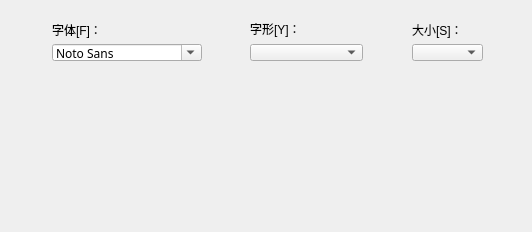
<?xml version="1.0" encoding="UTF-8"?>
<ui version="4.0">
 <class>FontSet</class>
 <widget class="QWidget" name="FontSet">
  <property name="geometry">
   <rect>
    <x>0</x>
    <y>0</y>
    <width>532</width>
    <height>232</height>
   </rect>
  </property>
  <property name="windowTitle">
   <string>Form</string>
  </property>
  <widget class="QWidget" name="">
   <property name="geometry">
    <rect>
     <x>52</x>
     <y>21</y>
     <width>152</width>
     <height>40</height>
    </rect>
   </property>
   <layout class="QVBoxLayout" name="verticalLayout_3">
    <item>
     <widget class="QLabel" name="label">
      <property name="text">
       <string>字体[F]：</string>
      </property>
     </widget>
    </item>
    <item>
     <widget class="QFontComboBox" name="fontComboBox">
      <property name="maximumSize">
       <size>
        <width>150</width>
        <height>20</height>
       </size>
      </property>
      <property name="baseSize">
       <size>
        <width>10</width>
        <height>5</height>
       </size>
      </property>
      <property name="font">
       <font>
        <family>宋体</family>
        <weight>50</weight>
        <italic>false</italic>
        <bold>false</bold>
        <underline>false</underline>
       </font>
      </property>
      <property name="currentFont">
       <font>
        <family>宋体</family>
       </font>
      </property>
     </widget>
    </item>
   </layout>
  </widget>
  <widget class="QWidget" name="">
   <property name="geometry">
    <rect>
     <x>250</x>
     <y>20</y>
     <width>113</width>
     <height>41</height>
    </rect>
   </property>
   <layout class="QVBoxLayout" name="verticalLayout">
    <item>
     <widget class="QLabel" name="label_2">
      <property name="text">
       <string>字形[Y]：</string>
      </property>
     </widget>
    </item>
    <item>
     <widget class="QComboBox" name="comboBox">
      <property name="styleSheet">
       <string notr="true">font: 10pt &quot;仿宋&quot;;
font: 14pt &quot;仿宋&quot;;
font: 16pt &quot;仿宋&quot;;
font: 18pt &quot;仿宋&quot;;</string>
      </property>
     </widget>
    </item>
   </layout>
  </widget>
  <widget class="QWidget" name="">
   <property name="geometry">
    <rect>
     <x>412</x>
     <y>21</y>
     <width>71</width>
     <height>40</height>
    </rect>
   </property>
   <layout class="QVBoxLayout" name="verticalLayout_2">
    <item>
     <widget class="QLabel" name="label_3">
      <property name="text">
       <string>大小[S]：</string>
      </property>
     </widget>
    </item>
    <item>
     <widget class="QComboBox" name="comboBox_2">
      <property name="whatsThis">
       <string>&lt;html&gt;&lt;head/&gt;&lt;body&gt;&lt;p&gt;&lt;br/&gt;&lt;/p&gt;&lt;/body&gt;&lt;/html&gt;</string>
      </property>
     </widget>
    </item>
   </layout>
  </widget>
 </widget>
 <resources/>
 <connections/>
</ui>
